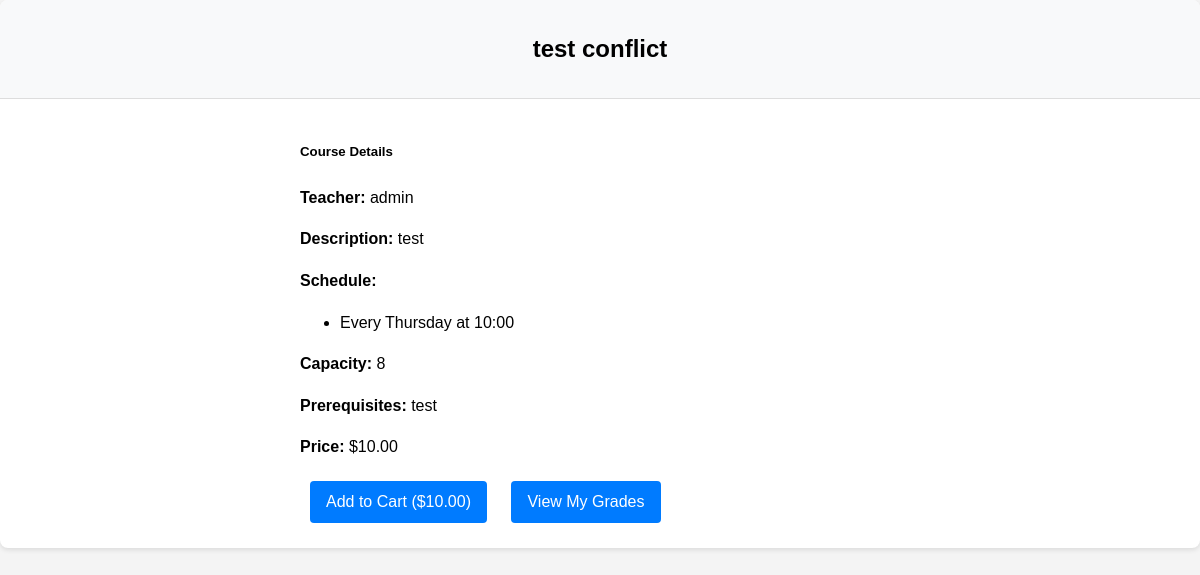
Before: /course/16/ (signed in) with the older database file.
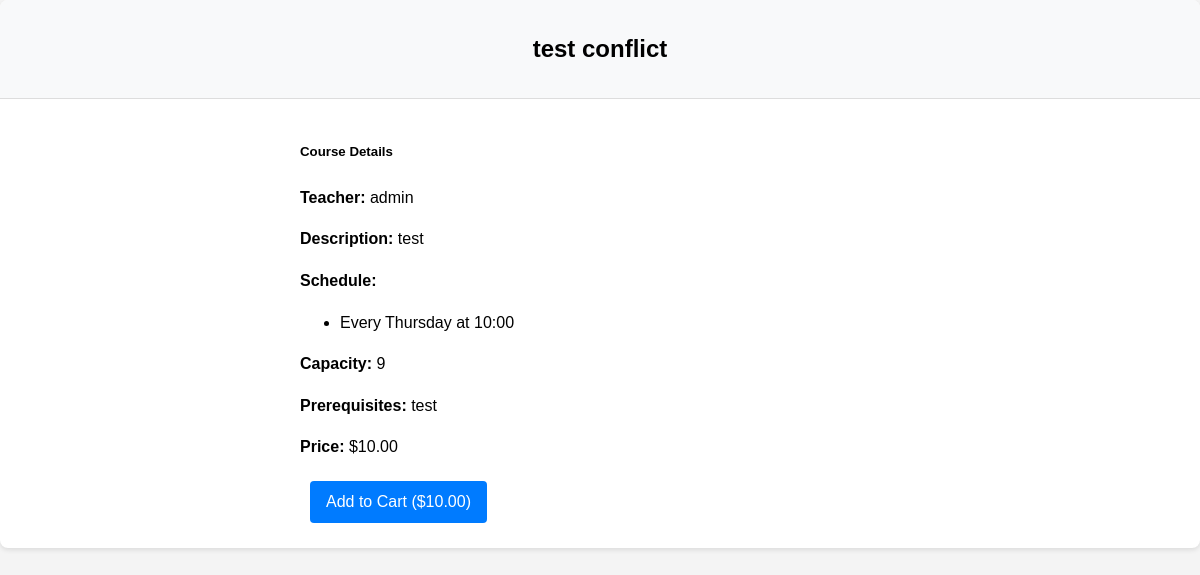
After: the same page with the newer database file.
### course/models.py (models this page shows, shortened)
class Course(models.Model):
    title = models.CharField(max_length=200)
    description = models.TextField()
    content = models.TextField(help_text="Detailed course content and materials")
    teacher = models.ForeignKey(
        settings.AUTH_USER_MODEL,
        on_delete=models.CASCADE,
        limit_choices_to={'is_teacher': True},
    )
    capacity = models.PositiveIntegerField()
    pre_requisites = models.TextField(blank=True, null=True)  #allow pre-requisites to be empty
    created_at = models.DateTimeField(auto_now_add=True)
    price = models.DecimalField(
        max_digits=10,
        decimal_places=2,
        default=Decimal('0.00'),
    )

### portal/models.py (models this page shows)
class User(AbstractUser):
    is_teacher = models.BooleanField(default=False)
    is_admin = models.BooleanField(default=False)
    groups = models.ManyToManyField(
        'auth.Group',
        related_name='portal_user_set', # to avoid conflicts with other apps
        blank=True,
        help_text='The groups this user belongs to.',
        verbose_name='groups'
    )
    user_permissions = models.ManyToManyField(
        'auth.Permission',
        related_name='portal_user_set', # to avoid conflicts with other apps
        blank=True,
        help_text='Specific permissions for this user.',
        verbose_name='user permissions'
    )

### course/views.py (the view)
# urls.py: path('course/<int:course_id>/', views.course_detail, name='course_detail'),
@login_required
def course_detail(request, course_id):
    course = get_object_or_404(Course, id=course_id) # Get the course by id or return 404 if not found
    is_enrolled = False # Default to not enrolled
    if request.user.is_authenticated: # Check if the user is authenticated
        is_enrolled = Enrollment.objects.filter(
            student=request.user,
            course=course,
            status='enrolled'
        ).exists()
    return render(request, 'courses/course_detail.html', {
        'course': course,
        'is_enrolled': is_enrolled
    })

### course/models.py (called while the page is built)
    def get_schedule_display(self):
        if self.schedule_type == 'date':
            if self.specific_date:
                return f"On {self.specific_date.strftime('%Y-%m-%d')} at {self.time.strftime('%H:%M')}" # Format date and time
            return "Date not set"
        elif self.schedule_type == 'weekday':
            if self.weekday is not None:
                return f"Every {self.get_weekday_display()} at {self.time.strftime('%H:%M')}" # Format weekday and time
            return "Weekday not set"
        return "No schedule set"

    def get_weekday_display(self):
        for value, display in self.WEEKDAY_CHOICES:
            if self.weekday == value:
                return display
        return "Unknown"

### course/templates/courses/course_detail.html
{% extends 'base.html' %}
{% block content %}
<div class="container">
    <div class="card">
        <div class="card-header">
            <h2>{{ course.title }}</h2>
        </div>
        <div class="card-body">
            <h5>Course Details</h5>
            <p><strong>Teacher:</strong> {{ course.teacher.username }}</p>
            <p><strong>Description:</strong> {{ course.description }}</p>
            <strong>Schedule:</strong>
            {% if course.schedules.all %}
                <ul class="list-group">
                {% for schedule in course.schedules.all %}
                    <li class="list-group-item">{{ schedule.get_schedule_display }}</li>
                {% endfor %}
                </ul>
            {% else %}
                <p>No schedules set for this course.</p>
            {% endif %}
            <p><strong>Capacity:</strong> {{ course.capacity }}</p>
            <p><strong>Prerequisites:</strong> {{ course.pre_requisites|default:"None" }}</p>
            <p>
                <strong>Price:</strong>
                {% if course.price == 0 %}
                    Free
                {% else %}
                    ${{ course.price }}
                {% endif %}
            </p>
            {% if user.is_authenticated and not user.is_teacher and not user.is_admin %}
                <a href="{% url 'add_to_cart' course.id %}" class="btn btn-primary">Add to Cart (${{ course.price }})</a>
            {% endif %}
            {% if user.is_teacher and user == course.teacher %}
                <a href="{% url 'teacher_course_grades' course.id %}" class="btn btn-primary">View Grades</a>
            {% elif user.is_admin %}
                <a href="{% url 'admin_course_grades' course.id %}" class="btn btn-primary">Manage Grades</a>
            {% elif is_enrolled %}
                <a href="{% url 'student_grades' %}" class="btn btn-primary">View My Grades</a>
            {% endif %}
        </div>
    </div>
</div>
{% endblock %}

Changed rows visible on the page:
changed Course "test conflict": capacity "8" → "9"
Other visible differences:
text no longer shown: "View My Grades"
